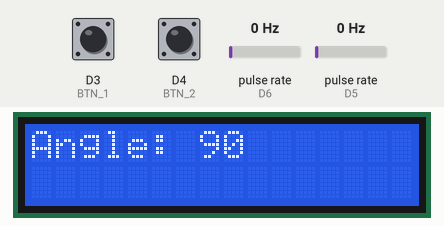
Bench run of a sketch on a simulated ESP8266 (Wemos D1 mini). Shown: 16×2 character LCD. Wiring (inferred from the names in the program): 2 × pulse sensor: data D6 / data D5. The test bench sets the inputs (shaded band); at power-on: D3 (BTN_1) HIGH, D4 (BTN_2) HIGH, pulse rate (sensors on D6, D5) 0 Hz. WiFi joins after 1.5 s; servers stay silent unless stated; what the sketch prints to the serial monitor is not drawn.

Above: at 3.9 s.
4.0 s: D3 (BTN_1) pulled LOW for 0.15 s
At 5.2 s:
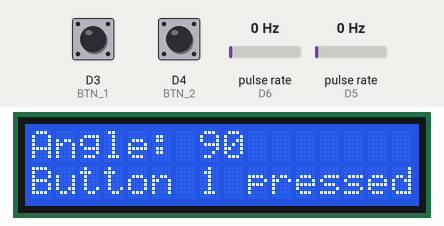
5.6 s: D4 (BTN_2) pulled LOW for 0.15 s
At 6.7 s:
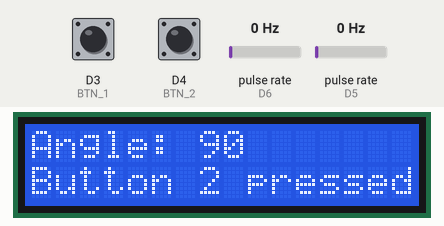
Timing chart, 0 to 8.6 s (numbered marks = the images above; inputs shaded):
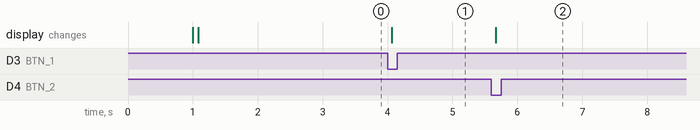

The sketch:

Wemos_panel.ino
```cpp
#include "src/comm_panel.hpp"
#include "src/connection.hpp"


constexpr unsigned long SERIAL_BAUD    = 115200;
constexpr int           ENC_MIN        = -90;
constexpr int           ENC_MAX        = 90;
constexpr int           ENC_STEP_DEG   = 5;
constexpr unsigned long LCD_REFRESH_MS = 50;
constexpr unsigned long DEBOUNCE_MS    = 50;
constexpr unsigned long DEBUG_PRINT_MS = 1000;


int  angle        = 90;
bool displayDirty = true;

//encoder
volatile int8_t  encSteps = 0;
volatile uint8_t encState = 0;
volatile int8_t  encAccum = 0;
static const int8_t ENC_TABLE[16] = {0,-1,1,0, 1,0,0,-1, -1,0,0,1, 0,1,-1,0};

void IRAM_ATTR encoderISR() {
  encState = ((encState << 2) | (digitalRead(ENCODER_CLK) << 1) | digitalRead(ENCODER_DT)) & 0x0F;
  encAccum += ENC_TABLE[encState];
  if (encAccum >= 4)       { encSteps--; encAccum = 0; }
  else if (encAccum <= -4) { encSteps++; encAccum = 0; }
}


struct Button {
  uint8_t       pin;
  const char*   name;
  int           lastReading;
  int           stableState;
  unsigned long changedAt;
};

Button buttons[] = {
  {BTN_1, "Button 1", HIGH, HIGH, 0},
  {BTN_2, "Button 2", HIGH, HIGH, 0},
};

void onButtonPressed(const char* name) {
  char msg[17];
  snprintf(msg, sizeof(msg), "%s pressed", name);
  Serial.println(msg);
  showButtonMessage(msg);
}


void handleEncoder() {
  noInterrupts();
  int8_t steps = encSteps;
  encSteps = 0;
  interrupts();

  if (steps != 0) {
    angle = constrain(angle + steps * ENC_STEP_DEG, ENC_MIN, ENC_MAX);
    displayDirty = true;
  }
}

void handleDisplay() {
  static unsigned long lastRefresh = 0;
  if (displayDirty && millis() - lastRefresh >= LCD_REFRESH_MS) {
    lastRefresh = millis();
    displayDirty = false;
    updateAngleDisplay(angle);
  }
}

void handleButtons() {
  const unsigned long now = millis();

  for (Button& b : buttons) {
    int reading = digitalRead(b.pin);

    if (reading != b.lastReading) {
      b.lastReading = reading;
      b.changedAt = now;
    }

    if (reading != b.stableState && now - b.changedAt > DEBOUNCE_MS) {
      b.stableState = reading;
      if (reading == LOW) {
        onButtonPressed(b.name);
      }
    }
  }
}


void handleTelemetry() {
  static unsigned long lastSendTime = 0;
  if (millis() - lastSendTime < SEND_INTERVAL) return;
  lastSendTime = millis();

  sendTelemetry(angle, digitalRead(BTN_1), digitalRead(BTN_2));
}

// void handleDebugPrint() {
//   static unsigned long lastPrint = 0;
//   if (millis() - lastPrint < DEBUG_PRINT_MS) return;
//   lastPrint = millis();

//   Serial.print("DEBUG angle=");
//   Serial.println(angle);
// }


void setup() {
  Serial.begin(SERIAL_BAUD);
  delay(1000);

  pinMode(ENCODER_CLK, INPUT);
  pinMode(ENCODER_DT, INPUT);
  pinMode(BTN_1, INPUT_PULLUP);
  pinMode(BTN_2, INPUT_PULLUP);

  encState = (digitalRead(ENCODER_CLK) << 1) | digitalRead(ENCODER_DT);
  attachInterrupt(digitalPinToInterrupt(ENCODER_CLK), encoderISR, CHANGE);
  attachInterrupt(digitalPinToInterrupt(ENCODER_DT),  encoderISR, CHANGE);

  initDisplay();
  updateAngleDisplay(angle);

  Serial.println("\nWeMos TCP telemetry client");

  connectToWiFi();
  connectToServer();
  WiFi.setSleepMode(WIFI_NONE_SLEEP);
}

void loop() {
  if (WiFi.status() != WL_CONNECTED) {
    Serial.println("Wi-Fi disconnected");
    connectToWiFi();
    return;
  }

  handleEncoder();
  handleDisplay();
  handleButtons();
  handleTelemetry();
  // handleDebugPrint();
}
```

comm_panel.cpp
```cpp
#include "comm_panel.hpp"

#include <LiquidCrystal_I2C.h>
#include <Wire.h>

namespace {

constexpr uint8_t LCD_ADDR = 0x27;
constexpr uint8_t LCD_COLS = 16;
constexpr uint8_t LCD_ROWS = 2;

LiquidCrystal_I2C lcd(LCD_ADDR, LCD_COLS, LCD_ROWS);

//for lcd
void printRow(uint8_t row, const char* text) {
  char buf[LCD_COLS + 1];
  snprintf(buf, sizeof(buf), "%-*s", LCD_COLS, text);
  lcd.setCursor(0, row);
  lcd.print(buf);
}

}

void initDisplay() {
  lcd.init();
  Wire.setClock(400000);
  lcd.backlight();
  lcd.clear();
}

void updateAngleDisplay(int angle) {
  char text[LCD_COLS + 1];
  snprintf(text, sizeof(text), "Angle: %d", angle);
  printRow(0, text);
}


void showButtonMessage(const char* msg) {
  printRow(1, msg);
}
```

comm_panel.hpp
```cpp
#pragma once

#include <Arduino.h>


constexpr uint8_t ENCODER_CLK = D5;
constexpr uint8_t ENCODER_DT  = D6;
constexpr uint8_t BTN_1       = D3;
constexpr uint8_t BTN_2       = D4;

constexpr unsigned long SEND_INTERVAL = 50;

void initDisplay();
void updateAngleDisplay(int angle);
void showButtonMessage(const char* msg);

void sendTelemetry(int angle, int btn1, int btn2);
```

connection.cpp
```cpp
#include "connection.hpp"
#include "comm_panel.hpp"

// //Dormitory
const char* WIFI_SSID = "U+Net8540";
const char* WIFI_PASSWORD = "6#9522K082";
const char* SERVER_IP = "192.168.219.100";


//Phone
// const char* WIFI_SSID = "A16 Ser";
// const char* WIFI_PASSWORD = "98761234";
// const char* SERVER_IP = "10.80.49.23";
const uint16_t SERVER_PORT = 5555;

WiFiClient client;


void connectToWiFi()
{
    Serial.print("Connecting to Wi-Fi");

    WiFi.mode(WIFI_STA);
    WiFi.begin(WIFI_SSID, WIFI_PASSWORD);

    while (WiFi.status() != WL_CONNECTED)
    {
        delay(500);
        Serial.print(".");
    }

    Serial.println();
    Serial.println("Wi-Fi connected");

    Serial.print("Wemos IP: ");
    Serial.println(WiFi.localIP());

    Serial.print("Signal strength: ");
    Serial.print(WiFi.RSSI());
    Serial.println(" dBm");
}

bool connectToServer()
{
    Serial.print("Connecting to server ");
    Serial.print(SERVER_IP);
    Serial.print(":");
    Serial.println(SERVER_PORT);

    if (client.connect(SERVER_IP, SERVER_PORT))
    {
        Serial.println("TCP connection established");
        client.print("PANEL\n");
        return true;
    }

    Serial.println("TCP connection failed");
    return false;
}

void sendTelemetry(int angle, int btn1, int btn2)
{
    if (!client.connected())
    {
        client.stop();
        if (!connectToServer()) { return; }
    }

    String message = String(angle) + ";" + String(btn1) + ";" + String(btn2);

    Serial.print("Sending: ");
    Serial.println(message);

    client.println(message);
}
```

connection.hpp
```cpp
#pragma once

#include <Arduino.h>
#include <ESP8266WiFi.h>

void connectToWiFi();
bool connectToServer();
```

Measured:
- after the input at 4.0 s, the display: changes after 0.07 s (image 1)
- after the input at 5.6 s, the display: changes after 0.07 s (image 2)
